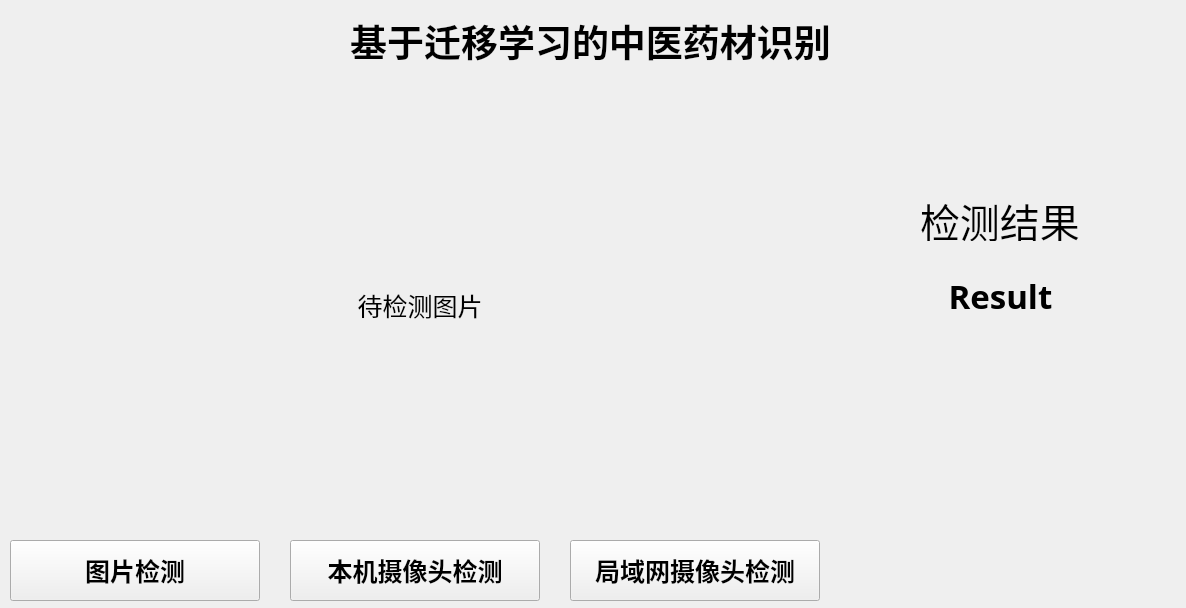
<?xml version="1.0" encoding="UTF-8"?>
<ui version="4.0">
 <class>MainWindow</class>
 <widget class="QMainWindow" name="MainWindow">
  <property name="geometry">
   <rect>
    <x>0</x>
    <y>0</y>
    <width>1186</width>
    <height>608</height>
   </rect>
  </property>
  <property name="windowTitle">
   <string>MainWindow</string>
  </property>
  <widget class="QWidget" name="centralwidget">
   <widget class="QLabel" name="input">
    <property name="geometry">
     <rect>
      <x>20</x>
      <y>80</y>
      <width>800</width>
      <height>450</height>
     </rect>
    </property>
    <property name="font">
     <font>
      <family>Adobe 宋体 Std L</family>
      <pointsize>19</pointsize>
     </font>
    </property>
    <property name="autoFillBackground">
     <bool>false</bool>
    </property>
    <property name="text">
     <string>待检测图片</string>
    </property>
    <property name="scaledContents">
     <bool>true</bool>
    </property>
    <property name="alignment">
     <set>Qt::AlignCenter</set>
    </property>
    <property name="textInteractionFlags">
     <set>Qt::LinksAccessibleByMouse</set>
    </property>
   </widget>
   <widget class="QLabel" name="title">
    <property name="geometry">
     <rect>
      <x>0</x>
      <y>-30</y>
      <width>1181</width>
      <height>141</height>
     </rect>
    </property>
    <property name="font">
     <font>
      <family>Alibaba Sans Heavy</family>
      <pointsize>28</pointsize>
      <bold>true</bold>
     </font>
    </property>
    <property name="text">
     <string>基于迁移学习的中医药材识别</string>
    </property>
    <property name="alignment">
     <set>Qt::AlignCenter</set>
    </property>
   </widget>
   <widget class="QPushButton" name="detect_image">
    <property name="geometry">
     <rect>
      <x>10</x>
      <y>540</y>
      <width>250</width>
      <height>61</height>
     </rect>
    </property>
    <property name="font">
     <font>
      <family>Adobe 楷体 Std R</family>
      <pointsize>19</pointsize>
      <bold>true</bold>
      <strikeout>false</strikeout>
      <stylestrategy>PreferDefault</stylestrategy>
      <kerning>true</kerning>
     </font>
    </property>
    <property name="cursor">
     <cursorShape>ArrowCursor</cursorShape>
    </property>
    <property name="text">
     <string>图片检测</string>
    </property>
   </widget>
   <widget class="QPushButton" name="detect_camera">
    <property name="geometry">
     <rect>
      <x>290</x>
      <y>540</y>
      <width>250</width>
      <height>61</height>
     </rect>
    </property>
    <property name="font">
     <font>
      <family>Adobe 楷体 Std R</family>
      <pointsize>19</pointsize>
      <bold>true</bold>
     </font>
    </property>
    <property name="text">
     <string>本机摄像头检测</string>
    </property>
   </widget>
   <widget class="QPushButton" name="detect_camera_2">
    <property name="geometry">
     <rect>
      <x>570</x>
      <y>540</y>
      <width>250</width>
      <height>61</height>
     </rect>
    </property>
    <property name="font">
     <font>
      <family>Adobe 楷体 Std R</family>
      <pointsize>19</pointsize>
      <bold>true</bold>
     </font>
    </property>
    <property name="text">
     <string>局域网摄像头检测</string>
    </property>
   </widget>
   <widget class="QLabel" name="label">
    <property name="geometry">
     <rect>
      <x>920</x>
      <y>200</y>
      <width>161</width>
      <height>41</height>
     </rect>
    </property>
    <property name="font">
     <font>
      <family>Adobe 黑体 Std R</family>
      <pointsize>30</pointsize>
     </font>
    </property>
    <property name="text">
     <string>检测结果</string>
    </property>
   </widget>
   <widget class="QLabel" name="result">
    <property name="geometry">
     <rect>
      <x>850</x>
      <y>230</y>
      <width>301</width>
      <height>131</height>
     </rect>
    </property>
    <property name="font">
     <font>
      <family>Alibaba Sans Heavy</family>
      <pointsize>25</pointsize>
      <bold>true</bold>
     </font>
    </property>
    <property name="text">
     <string>Result</string>
    </property>
    <property name="alignment">
     <set>Qt::AlignCenter</set>
    </property>
   </widget>
  </widget>
 </widget>
 <resources/>
 <connections/>
</ui>
